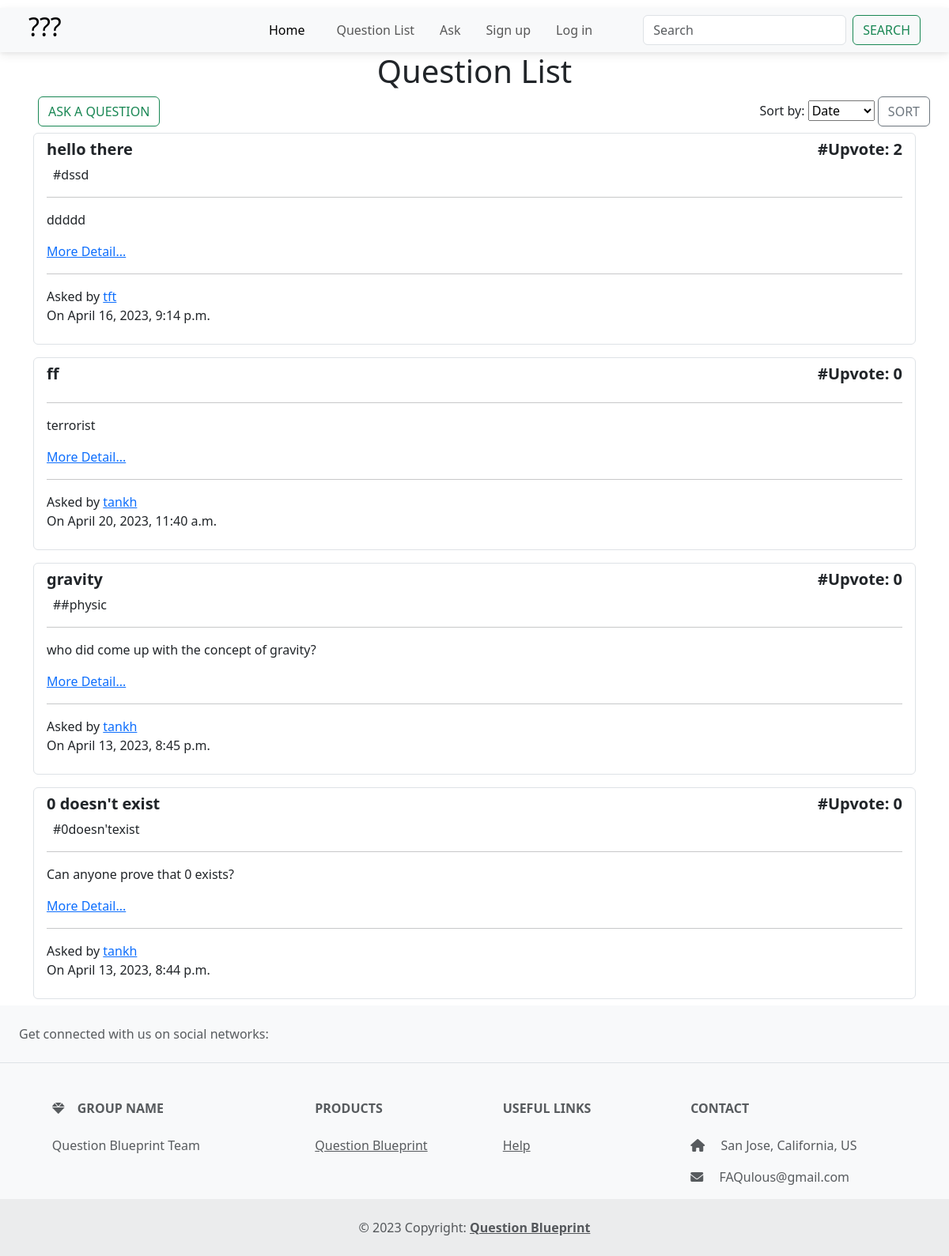
The page /question/ on the database as committed earlier.
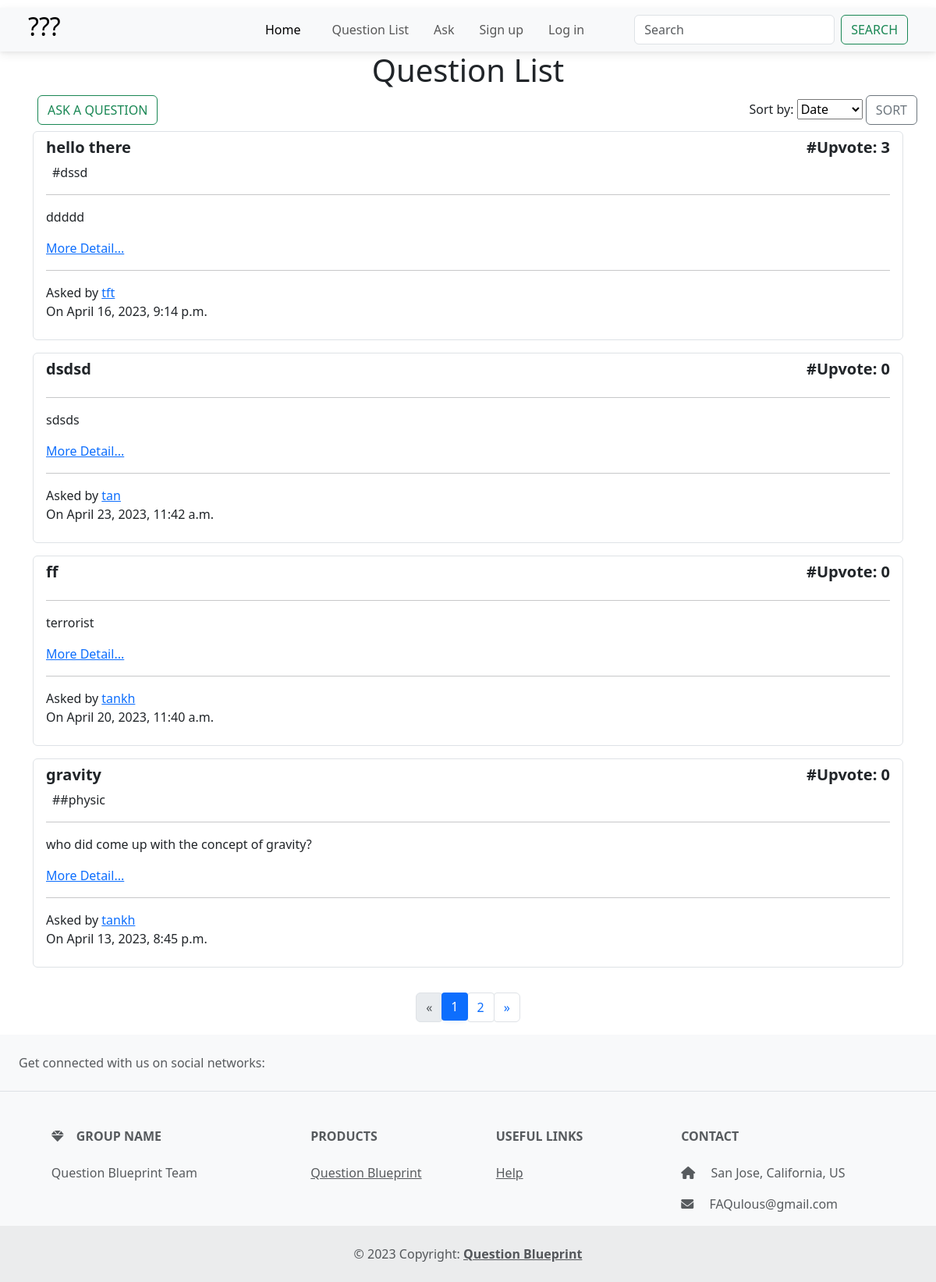
The same page on the database as committed later.
### main_app/models.py (models this page shows, shortened)
class Question(models.Model):
    user = models.ForeignKey(User, on_delete=models.CASCADE)
    title = models.CharField(max_length=200, blank=False, null=False)
    content = models.TextField(max_length=20000, blank=False, null=False)
    tag = TaggableManager(blank=True)
    upvote_num = models.IntegerField(default=0)
    created_date = models.DateTimeField(default=timezone.now)

### main_app/views.py (the view)
# urls.py: path('question/', views.QuestionListView.as_view(), name='question_view'),
class QuestionListView(ListView):
    model = Question
    ordering = ['-created_date']
    template_name = 'main_app/question_list.html'
    def get_context_data(self, **kwargs):
        context = super().get_context_data(**kwargs)
        questions = self.model.objects.all()
        sort_by = self.request.GET.get('sort', '-upvote_num')
        if sort_by == 'created_date':
            sorted_questions = questions.order_by('-created_date', '-upvote_num')
        else:
            sorted_questions = questions.order_by('-upvote_num','-created_date')
        paginator = Paginator(sorted_questions,4)  # 3 questions per page
        page_number = self.request.GET.get('page', 1)
        page_obj = paginator.get_page(page_number)
        context['sorted_questions'] = page_obj
        return context

### main_app/templates/main_app/question_list.html (shortened to what this page needs)
{% extends "base_nav.html" %}
{% load crispy_forms_tags %}
{% block content%}
<h1 class="text-center mb-2">Question List</h1>
<div class="d-flex justify-content-between mx-4">
  {% if user.is_authenticated %}
  <a href="{% url 'main_app:question_ask_view' %}" class=" mx-4">
    <button class="btn btn-outline-success  mx-4">Ask a question</button>
  </a>
  {% else %}
  <a href="{% url 'login' %}" class="me-auto mx-4">
    <button class="btn btn-outline-success">Ask a question</button>
  </a>
  {% endif %}
  <form method="GET">
    <label for="sort">Sort by:</label>
    <select id="sort" name="sort">
      <option value="created_date" {% if request.GET.sort == 'created' %}selected{% endif %}>Date</option>
    </select>
    <button class="btn btn-outline-secondary" type="submit">Sort</button>
  </form>
</div>
<div id="question-list">
  {% for question in sorted_questions %}
  <div class="container py-2">
    <div class="list-group">
      <div class="list-group-item list-group-item-action">
        <div class="d-flex justify-content-between">
          <h5 class="fw-bold">{{question.title}}</h5>
          <h5 class="fw-bold">#Upvote: {{question.upvote_num}}</h5>
        </div>
        <div class="d-flex flex-row">
          <div class="d-flex flex-row flex-wrap">
            {% for t in question.tag.all %}
            <div class="p-2 py-0">#{{t}}</div>
            {% endfor %}
          </div>
        </div>
        <hr>
        {% if question.content|wordcount < 15 and question.content|length < 100 %}
        <p class="">{{question.content}}</p>
        {% else %}
        <p>{{question.content|truncatechars:40}}</p>
        {% endif %}
        <a href="{% url 'main_app:question_detail_view' question.id %}">More Detail...</a>
        <hr />
        <span>Asked by <a href="{% url 'profile_view' question.user.username %}">{{question.user}}</a></span>
        <p>On {{question.created_date}}</p>
      </div>
    </div>
  </div>
  {% endfor %}
</div>
{% if sorted_questions.has_other_pages %}
  <ul class="pagination justify-content-center mt-4">
    {% if sorted_questions.has_previous %}
      <li class="page-item">
        <a class="page-link" href="?page={{ sorted_questions.previous_page_number }}">«</a>
      </li>
    {% else %}
      <li class="page-item disabled">
        <span class="page-link">«</span>
      </li>
    {% endif %}
    {% for i in sorted_questions.paginator.page_range %}
      {% if sorted_questions.number == i %}
        <li class="page-item active">
          <span class="page-link">{{ i }} <span class="sr-only">(current)</span></span>
        </li>
      {% else %}
        <li class="page-item">
          <a class="page-link" href="?page={{ i }}">{{ i }}</a>
        </li>
      {% endif %}
    {% endfor %}
    {% if sorted_questions.has_next %}
      <li class="page-item">
        <a class="page-link" href="?page={{ sorted_questions.next_page_number }}">»</a>
      </li>
    {% else %}
      <li class="page-item disabled">
        <span class="page-link">»</span>
      </li>
    {% endif %}
  </ul>
{% endif %}
{% endblock %}

Rows that differ between the two databases and show on the page:
no longer on this page (row unchanged): Question: title "0 doesn't exist", upvote_num "0", content "Can anyone prove that 0 exists?", user "tankh", created_date "April 13, 2023, 8:44 p.m."
no longer on this page (row unchanged): Tag: name "0doesn'texist", shown under "0 doesn't exist"
changed Question "hello there": upvote_num "2" → "3"
added Question: title "dsdsd", upvote_num "0", content "sdsds", user "tan", created_date "April 23, 2023, 11:42 a.m."
Other text that changed with them:
new list line: "1"
new list line: "2"
